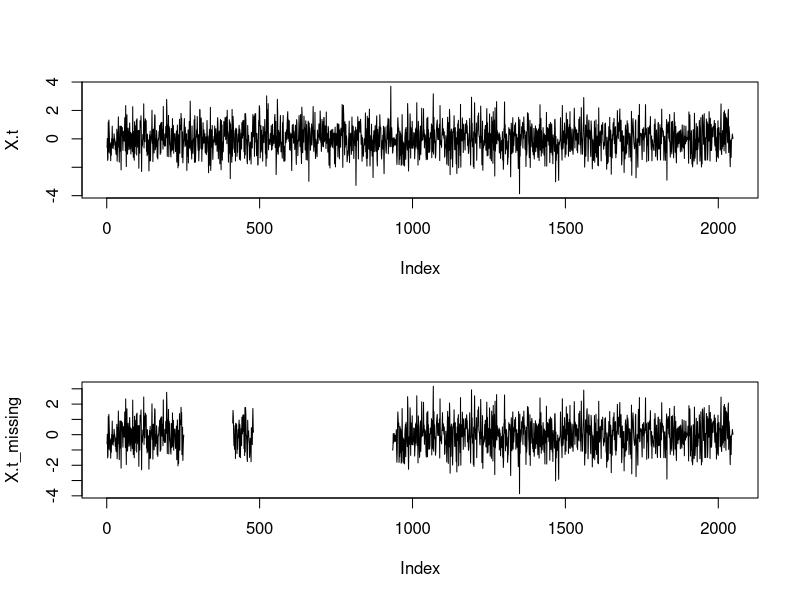

This chart was generated by the following R code: (Note: this script raises an error after producing the figure.)
########## Method Comparison ###############
## This script compares the traditional   ##
## AVAR methods of analysis with spectral ##
## approach and includes some EDA tools   ##
############################################
library(purrr) #discrete uniform dist.

#create data
set.seed(11)
N <-  2048
X.t <- X.t_missing <-  rnorm(N)
#create data with gaps
endpoints <- sort(rdunif(4,2048,1))
X.t_missing[c(endpoints[1]:endpoints[2], endpoints[3]:endpoints[4])] <- NA

#look at the data
par(mfrow = c(2,1))
plot(X.t, type = "l")
plot(X.t_missing, type = "l")




############# Two Sample Variance Methods  ####################
### **see steps in google drive file and add here when ready** ####

#calculate AVAR of X.t without any missing data
AVAR.WN <- getAvars(N,X.t)

plot(log10(AVAR.WN$avarRes$taus), log10(AVAR.WN$avarRes$avars), xlab = "log10(AVAR)", ylab = "log10(tau)",pch = 19 )

#calculate AVAR of X.t with missing gaps, pushed together
AVAR.WN_missing <- getAvars(length(na.omit(X.t_missing)),na.omit(X.t_missing)) #1435 data points

points(log10(AVAR.WN_missing$avarRes$taus), log10(AVAR.WN_missing$avarRes$avars), col = "red", xlab = "log10(AVAR)", ylab = "log10(tau)",pch = 19  )






############# Multitaper Spectral Estimate (MTSE)  ###############
### **see steps in google drive file and add here when ready** ####

###########################################################
##### calculate MTSE for X.t without any missing data #####
###########################################################

f.nyquist <- 1/2
N.prime <- N
f.j.prime <- seq(0,f.nyquist, length.out = N.prime/2 + 1)
X.tilde.prime <- X.t


#function to create taper h'_k,N,t
h.k.prime <- function(k,N,N.prime){
  t <- 0:(N-1)
  h.k.N <- (2/(N+1))^(1/2)*sin((k + 1)*pi*(t + 1)/(N + 1)) #value of h' taper for t = 0, .., N-1
  if(N.prime > N){
    return(c(h.k.N, rep(0, times = N.prime-N)))#add in the 0's to pad the end to get up to 4096
  }
  else{
    return(h.k.N)
  }
}

plot(h.k.prime(k = 0, N = 4000, N.prime = 4096), type = "l") #look at taper for k = 0 with zero padding
plot(h.k.prime(k = 1, N = 4000, N.prime = 4096), type = "l") #look at taper for k = 1 with zero padding


#building multitaper S_x(f) estimator
t <- 0:(N.prime-1)
S.x.hat <- rep(NA, times = N.prime/2 + 1) #where S_x.hat(f'_j) will be saved

for(j in 0:N.prime/2){
  k.vec <- rep(NA,times = 6)
  for(k in 0:5){
    W.t <- h.k.prime(k = k, N=N, N.prime = N.prime)*X.tilde.prime
    inner.sum <- sum(W.t*exp(-complex(real = 0, imaginary = 1)*2*pi*t*j/N.prime))
    k.vec[k + 1] <- abs(inner.sum)^2
  }
  S.x.hat[j] <- (1/length(k.vec))*sum(k.vec)
}

plot(log10(f.j.prime), log10(S.x.hat), type = "l") #plot of multitaper spectral estimator
abline(h = 0)






###########################################################
#####     calculate MTSE for X.t with missing data    #####
###########################################################

#create missing data tapers

t.n <- 1:N
t.n <- t.n[-c(endpoints[1]:endpoints[2], endpoints[3]:endpoints[4])]
NW <- 12
W <- NW/length(t.n)
dist.mat <- rdist(t.n)
K = 8 #number of sequences we want

#create the A' matrix (Chave 2019 equation (22))
A.prime <- (1/(pi*dist.mat))*sin(2*pi*W*dist.mat)
A.prime[row(A.prime) == col(A.prime)] <- W*2
eigdec <- eigs_sym(A.prime, k = K, which = "LM")


eig_vecs <- eigdec$vectors #get only the vectors

#some sign maintenance
    for(i in seq(1,K,by = 2)){
      if (mean(Re(eig_vecs[,i]))<0){
        eig_vecs[,i] <- -eig_vecs[,i]
      }
    }
    
    for(i in seq(2,K-1,by = 2)){
      if (Re(eig_vecs[2,i] - eig_vecs[1,i])<0){
        eig_vecs[,i] <- -eig_vecs[,i]
      }
    }

##plot the tapers
colors = c("blue", "red", "green", "magenta", "cyan")
k = 0
s = 1
mdss <- eig_vecs[,s]
mdss_long <- X.t_missing #this contains NAs in the correct spots
mdss_long[!is.na(mdss_long)] <- mdss

plot(mdss_long,type = "l",col = colors[1]) #sign(sum(mdss1))*

for(i in 2:8){
  mdss <- eig_vecs[,i] #uk.mat$u[,i]#
  mdss_long <- X.t_missing #this contains NAs in the correct spots
  mdss_long[!is.na(mdss_long)] <- mdss
  lines(mdss_long,type = "l",col = colors[i-5*k])
}


##use tapers to generate spectral estimate
N.short <- floor(length(t.n)/2)
S.x.hat_MD <- rep(NA, times = N.short + 1)

for(j in 0:N.short){
  k.vec <- rep(NA,times = 6)
  for(k in 0:5){
    W.t <- eig_vecs[,k+1]*na.omit(X.t_missing)
    inner.sum <- sum(W.t*exp(-complex(real = 0, imaginary = 1)*2*pi*t.n*j/N.short))
    k.vec[k + 1] <- abs(inner.sum)^2
  }
  S.x.hat_MD[j] <- (1/length(k.vec))*sum(k.vec)
}

freqs <- seq(0,f.nyquist, length.out = N.short + 1)
plot(log10(freqs), log10(S.x.hat_MD), type = "l") #plot of multitaper spectral estimator
plot(freqs, S.x.hat_MD, type = "l") #plot of multitaper spectral estimator

